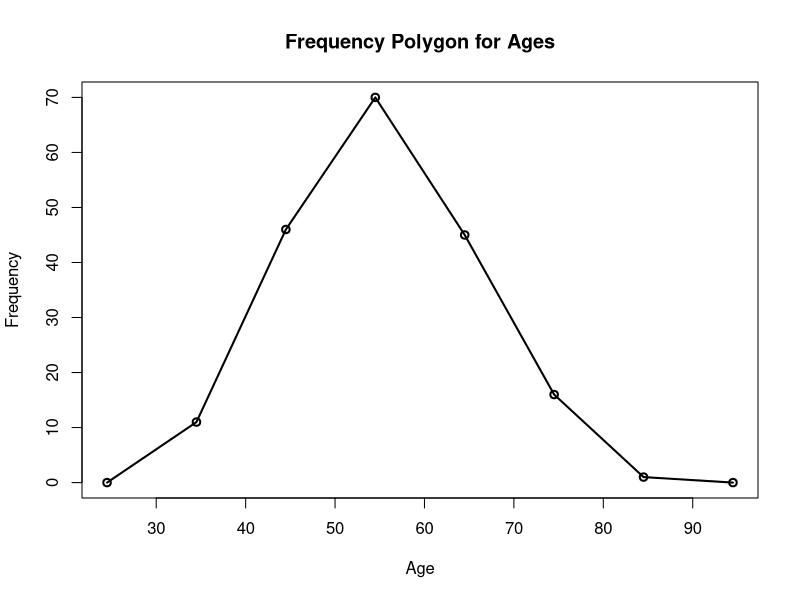

Here is the R script that generated this plot:
# Ejercicio 2.3.3 - Frequency Polygon mejorado

# Puntos medios (incluyendo extremos)
midpoints <- c(24.5,34.5,44.5,54.5,64.5,74.5,84.5,94.5)

# Frecuencias (extremos en 0)
frecuencia <- c(0,11,46,70,45,16,1,0)

# Mostrar datos
print("Midpoints:")
print(midpoints)

print("Frecuencias:")
print(frecuencia)

# Graficar frequency polygon
plot(midpoints,
     frecuencia,
     type="o",
     lwd=2,
     col="black",
     xlab="Age",
     ylab="Frequency",
     main="Frequency Polygon for Ages")
